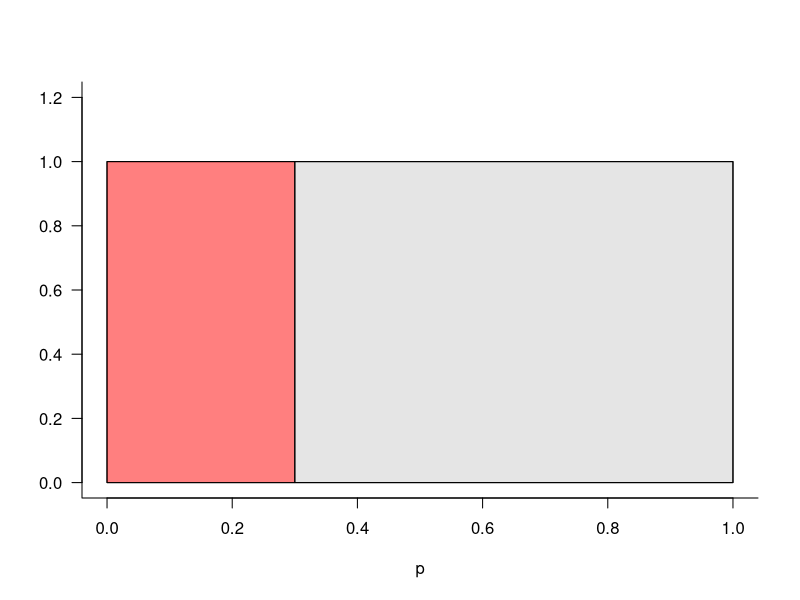
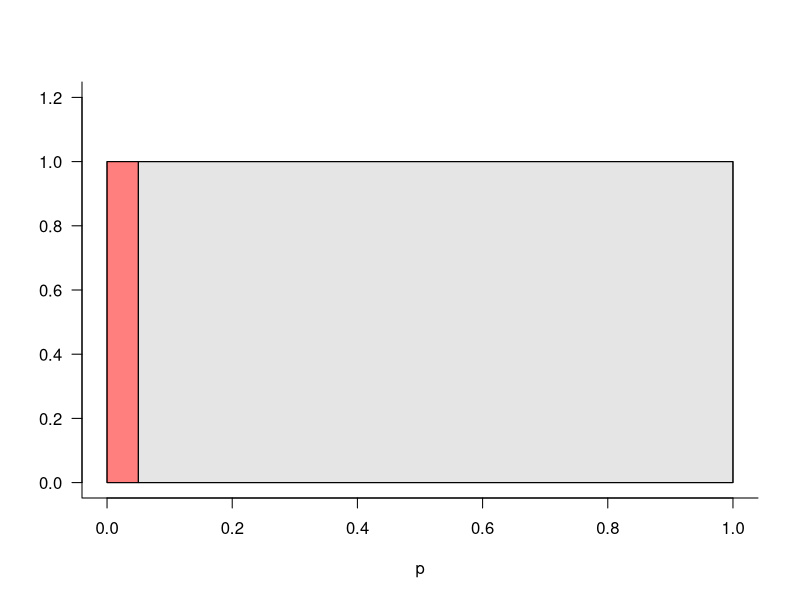
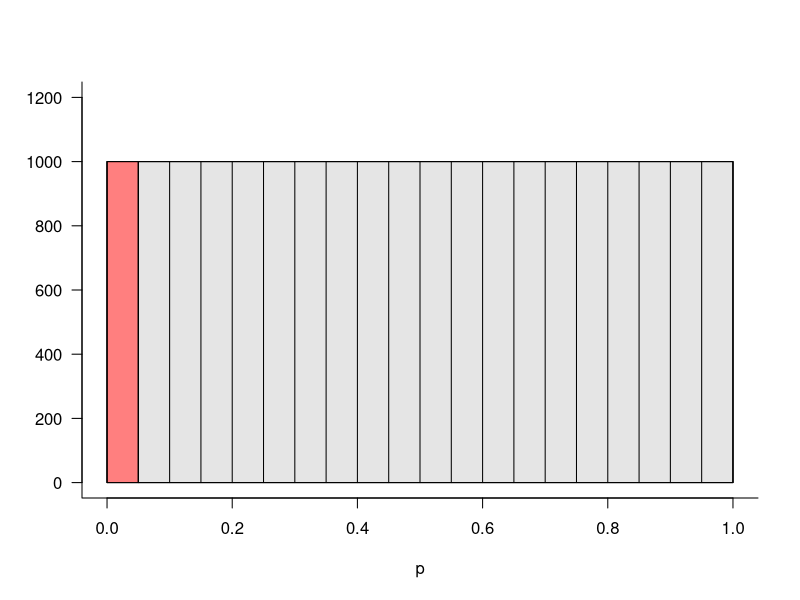
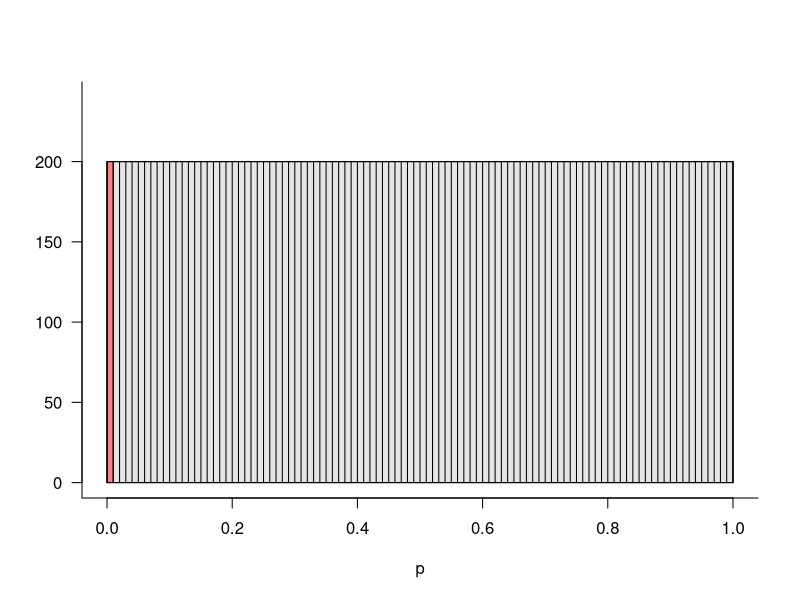
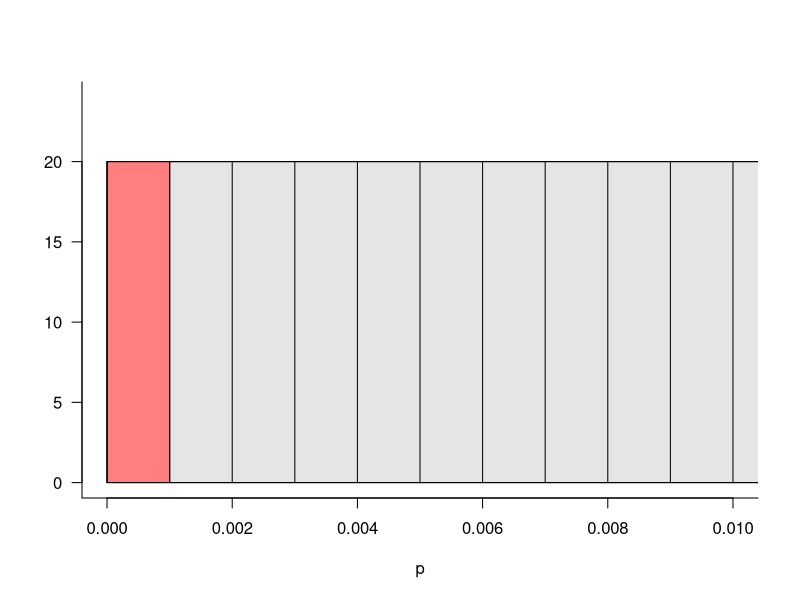
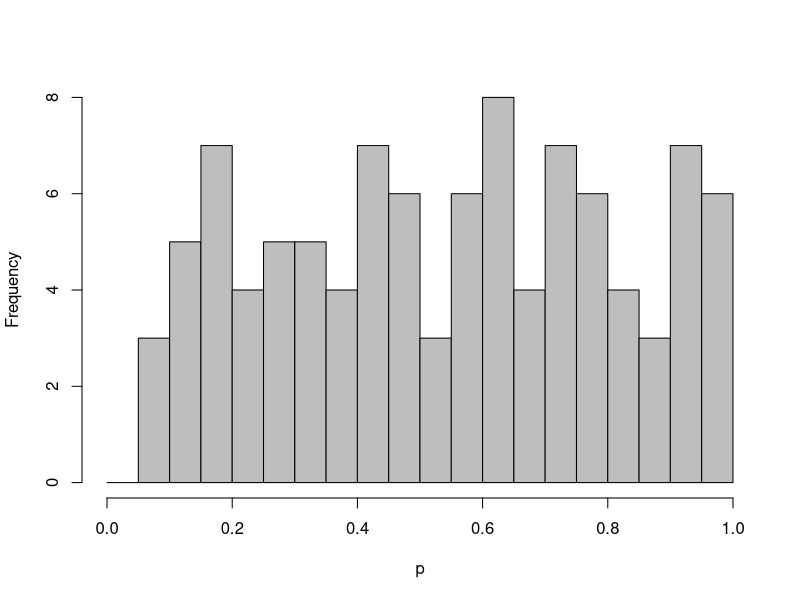
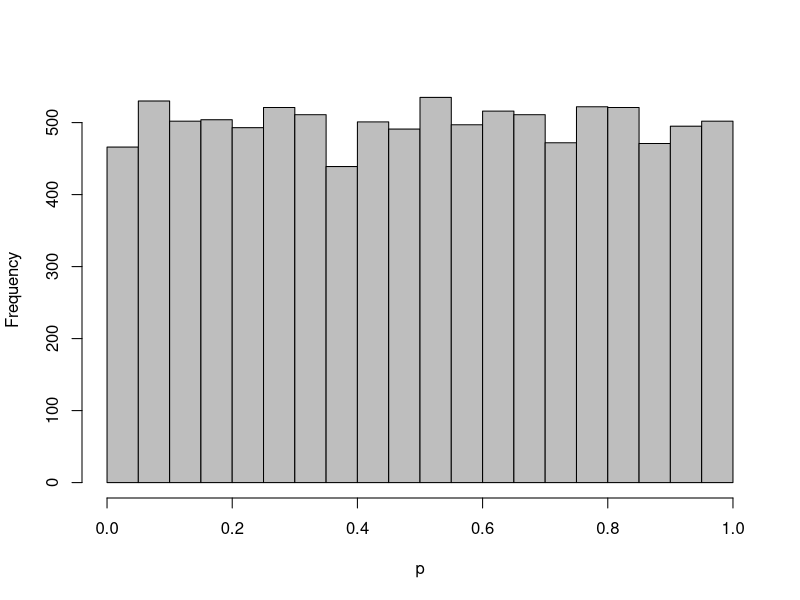
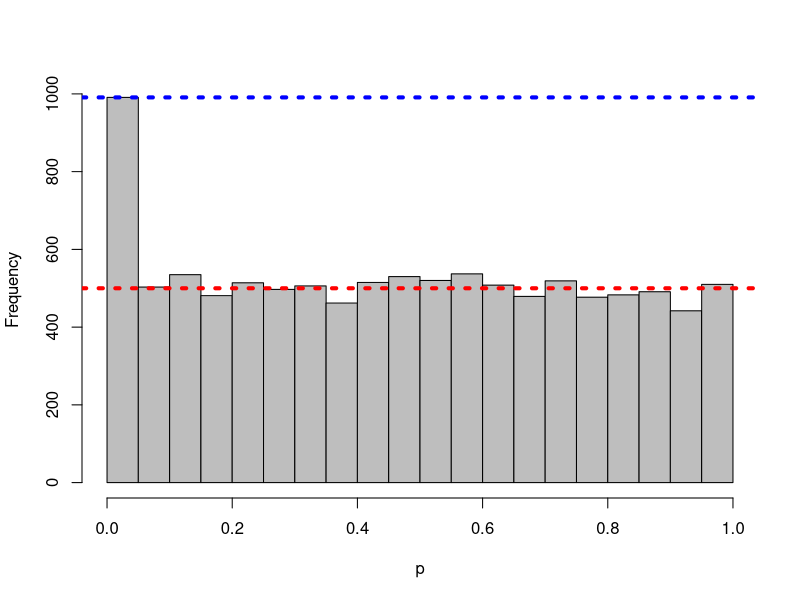

The R script that drew these images, in order:
drawU <- function(a,y,boxes=FALSE,xmax=1) {
  plot(1,1,type="n",xlim=c(0,xmax),ylim=c(0,1.2*y),bty="L",xlab="p",ylab="",las=1)
  lines(c(0,1,1,0,0),c(0,0,y,y,0))
  polygon(c(0,a,a,0),c(0,0,y,y),col=rgb(1,0,0,.5))
  polygon(c(a,1,1,a),c(0,0,y,y),col=rgb(0,0,0,.1))
  x <- 1/a
  if (boxes) {
    segments(0:x/x, 0, 0:x/x, y)
  }
}

drawU(.3,1)
drawU(1/20,1)
drawU(1/20,20000/20,TRUE)
drawU(1/100,20000/100,TRUE)
drawU(1/1000,20000/1000,TRUE,.01)

z <- rnorm(100)
brks <- 0:20/20
hist(pnorm(z),col="grey",main="",xlab="p",breaks=brks)

z <- rnorm(10000)
hist(pnorm(z),col="grey",main="",xlab="p",breaks=brks)

z <- c(rnorm(10000), rep(-3.72,500))
h <- hist(pnorm(z),col="grey",main="",xlab="p",breaks=brks)
abline(h=10000/20,col="red",lwd=4,lty=3)
abline(h=h$counts[1],col="blue",lwd=4,lty=3)

h <- hist(pnorm(z),col="grey",main="",xlab="p",breaks=0:50/50)
abline(h=10000/50,col="red",lwd=4,lty=3)
abline(h=h$counts[1],col="blue",lwd=4,lty=3)

h <- hist(pnorm(z),col="grey",main="",xlab="p",breaks=0:100/100)
abline(h=10000/100,col="red",lwd=4,lty=3)
abline(h=h$counts[1],col="blue",lwd=4,lty=3)

h <- hist(pnorm(z),col="grey",main="",xlab="p",breaks=0:10000/10000)
abline(h=10000/10000,col="red",lwd=4,lty=3)
abline(h=sum(h$counts[1]),col="blue",lwd=4,lty=3)